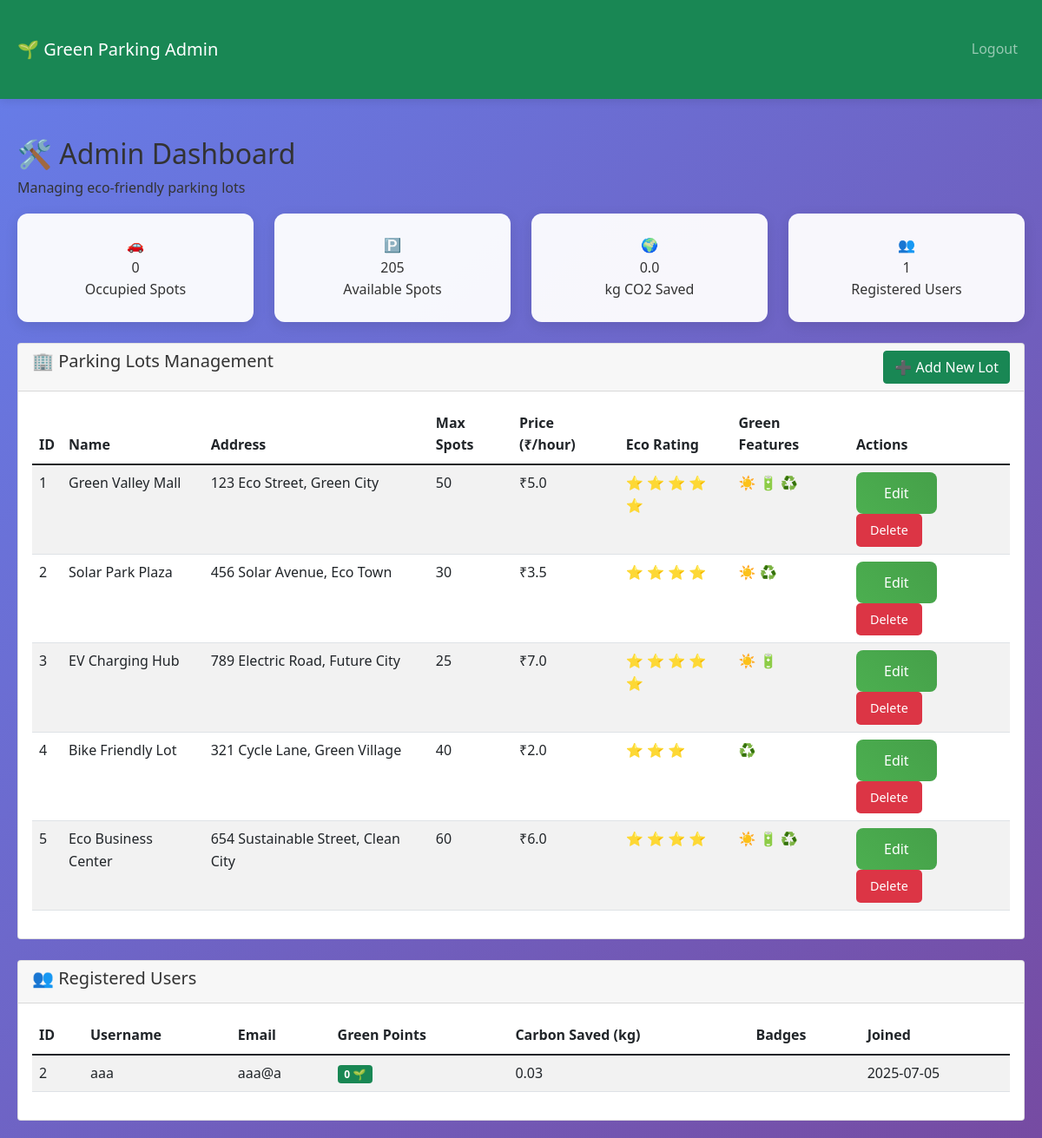
The page /admin (signed in) on the database its author committed.
### tables this page shows
CREATE TABLE parking_lots (
            id INTEGER PRIMARY KEY AUTOINCREMENT,
            name TEXT NOT NULL,
            address TEXT NOT NULL,
            pincode TEXT NOT NULL,
            price REAL NOT NULL,
            max_spots INTEGER NOT NULL,
            eco_rating INTEGER DEFAULT 3,
            has_solar INTEGER DEFAULT 0,
            has_ev_charging INTEGER DEFAULT 0,
            has_recycling INTEGER DEFAULT 0,
            created_at DATETIME DEFAULT CURRENT_TIMESTAMP
        );

CREATE TABLE users (
            id INTEGER PRIMARY KEY AUTOINCREMENT,
            username TEXT UNIQUE NOT NULL,
            password TEXT NOT NULL,
            email TEXT NOT NULL,
            carbon_saved REAL DEFAULT 0,
            green_points INTEGER DEFAULT 0,
            badges TEXT DEFAULT '',
            created_at DATETIME DEFAULT CURRENT_TIMESTAMP
        );

### app.py (the view)
@app.route('/admin')
def admin_dashboard():
    if 'user_id' not in session or session['username'] != 'admin':
        return redirect(url_for('login'))
    conn = sqlite3.connect(DATABASE)
    cursor = conn.cursor()
    cursor.execute('SELECT * FROM parking_lots')
    lots = cursor.fetchall()
    cursor.execute('SELECT * FROM users WHERE username != "admin"')
    users = cursor.fetchall()
    cursor.execute('SELECT COUNT(*) FROM parking_spots WHERE status = "O"')
    occupied_spots = cursor.fetchone()[0]
    cursor.execute('SELECT COUNT(*) FROM parking_spots WHERE status = "A"')
    available_spots = cursor.fetchone()[0]
    cursor.execute('SELECT SUM(carbon_saved) FROM users')
    total_carbon_saved = cursor.fetchone()[0] or 0
    conn.close()
    return render_template('admin_dashboard.html',
                         lots=lots,
                         users=users,
                         occupied_spots=occupied_spots,
                         available_spots=available_spots,
                         total_carbon_saved=total_carbon_saved)

### templates/admin_dashboard.html (shortened to what this page needs)
<!DOCTYPE html>
<html lang="en">
<head>
    <link href="https://cdn.jsdelivr.net/npm/bootstrap@5.1.3/dist/css/bootstrap.min.css" rel="stylesheet">
    <link rel="stylesheet" href="{{ url_for('static', filename='style.css') }}">
</head>
<body class="green-bg">
    <nav class="navbar navbar-expand-lg navbar-dark bg-success">
        <div class="container">
            <a class="navbar-brand" href="#">🌱 Green Parking Admin</a>
            <div class="navbar-nav ms-auto">
                <a class="nav-link" href="{{ url_for('logout') }}">Logout</a>
            </div>
        </div>
    </nav>
    <div class="container mt-4">
        <div class="row">
            <div class="col-md-12">
                <h2 class="green-title">🛠️ Admin Dashboard</h2>
                <p class="subtitle">Managing eco-friendly parking lots</p>
            </div>
        </div>
        <div class="row mb-4">
            <div class="col-md-3">
                <div class="stat-card">
                    <div class="stat-icon">🚗</div>
                    <div class="stat-number">{{ occupied_spots }}</div>
                    <div class="stat-label">Occupied Spots</div>
                </div>
            </div>
            <div class="col-md-3">
                <div class="stat-card">
                    <div class="stat-icon">🅿️</div>
                    <div class="stat-number">{{ available_spots }}</div>
                    <div class="stat-label">Available Spots</div>
                </div>
            </div>
            <div class="col-md-3">
                <div class="stat-card">
                    <div class="stat-icon">🌍</div>
                    <div class="stat-number">{{ "%.1f"|format(total_carbon_saved) }}</div>
                    <div class="stat-label">kg CO2 Saved</div>
                </div>
            </div>
            <div class="col-md-3">
                <div class="stat-card">
                    <div class="stat-icon">👥</div>
                    <div class="stat-number">{{ users|length }}</div>
                    <div class="stat-label">Registered Users</div>
                </div>
            </div>
        </div>
        <div class="row">
            <div class="col-md-12">
                <div class="card">
                    <div class="card-header d-flex justify-content-between">
                        <h5>🏢 Parking Lots Management</h5>
                        <a href="{{ url_for('add_parking_lot') }}" class="btn btn-success">
                            ➕ Add New Lot
                        </a>
                    </div>
                    <div class="card-body">
                        {% if lots %}
                            <div class="table-responsive">
                                <table class="table table-striped">
                                    <thead>
                                        <tr>
                                            <th>ID</th>
                                            <th>Name</th>
                                            <th>Address</th>
                                            <th>Max Spots</th>
                                            <th>Price (₹/hour)</th>
                                            <th>Eco Rating</th>
                                            <th>Green Features</th>
                                            <th>Actions</th>
                                        </tr>
                                    </thead>
                                    <tbody>
                                        {% for lot in lots %}
                                        <tr>
                                            <td>{{ lot[0] }}</td>
                                            <td>{{ lot[1] }}</td>
                                            <td>{{ lot[2] }}</td>
                                            <td>{{ lot[5] }}</td>
                                            <td>₹{{ lot[4] }}</td>
                                            <td>
                                                {% for i in range(lot[6]) %}
                                                    ⭐
                                                {% endfor %}
                                            </td>
                                            <td>
                                                {% if lot[7] %}☀️{% endif %}
                                                {% if lot[8] %}🔋{% endif %}
                                                {% if lot[9] %}♻️{% endif %}
                                            </td>
                                            <td>
                                                <a href="{{ url_for('edit_parking_lot', lot_id=lot[0]) }}"
                                                   class="btn btn-sm btn-primary">Edit</a>
                                                <a href="{{ url_for('delete_parking_lot', lot_id=lot[0]) }}"
                                                   class="btn btn-sm btn-danger"
                                                   onclick="return confirm('Are you sure you want to delete this lot?')">Delete</a>
                                            </td>
                                        </tr>
                                        {% endfor %}
                                    </tbody>
                                </table>
                            </div>
                        {% endif %}
                    </div>
                </div>
            </div>
        </div>
        <div class="row mt-4">
            <div class="col-md-12">
                <div class="card">
                    <div class="card-header">
                        <h5>👥 Registered Users</h5>
                    </div>
                    <div class="card-body">
                        {% if users %}
                            <div class="table-responsive">
                                <table class="table table-striped">
                                    <thead>
                                        <tr>
                                            <th>ID</th>
                                            <th>Username</th>
                                            <th>Email</th>
                                            <th>Green Points</th>
                                            <th>Carbon Saved (kg)</th>
                                            <th>Badges</th>
                                            <th>Joined</th>
                                        </tr>
                                    </thead>
                                    <tbody>
                                        {% for user in users %}
                                        <tr>
                                            <td>{{ user[0] }}</td>
                                            <td>{{ user[1] }}</td>
                                            <td>{{ user[3] }}</td>
                                            <td>
                                                <span class="badge bg-success">{{ user[5] }} 🌱</span>
                                            </td>
                                            <td>{{ "%.2f"|format(user[4]) }}</td>
                                            <td>
                                            </td>
                                            <td>{{ user[7][:10] }}</td>
                                        </tr>
                                        {% endfor %}
                                    </tbody>
                                </table>
                            </div>
                        {% else %}
                            <div class="text-center py-4">
                                <p>No users registered yet.</p>
                            </div>
                        {% endif %}
                    </div>
                </div>
            </div>
        </div>
    </div>
</body>
</html>

### static/style.css (style rules this page uses)
* { margin: 0; padding: 0; box-sizing: border-box; }
body { font-family: 'Segoe UI', Tahoma, Geneva, Verdana, sans-serif; line-height: 1.6; color: #333; background: linear-gradient(135deg, #667eea 0%, #764ba2 100%); min-height: 100vh; }
.container { max-width: 1200px; margin: 0 auto; padding: 20px; }
.navbar { background: rgba(255, 255, 255, 0.95); backdrop-filter: blur(10px); padding: 1rem 0; box-shadow: 0 2px 10px rgba(0, 0, 0, 0.1); position: sticky; top: 0; z-index: 100; }
.btn-primary { background: linear-gradient(45deg, #4CAF50, #45a049); color: white; padding: 0.75rem 2rem; border: none; border-radius: 8px; font-size: 1rem; font-weight: 500; cursor: pointer; transition: all 0.3s ease; text-decoration: none; display: inline-block; text-align: center; }
.btn-danger { background: #dc3545; color: white; padding: 0.5rem 1rem; border: none; border-radius: 5px; font-size: 0.9rem; cursor: pointer; transition: all 0.3s ease; text-decoration: none; display: inline-block; }
.stat-card { background: rgba(255, 255, 255, 0.95); padding: 1.5rem; border-radius: 12px; text-align: center; box-shadow: 0 4px 15px rgba(0, 0, 0, 0.1); transition: transform 0.3s ease; }

### rows shown on the page
parking_lots: id "1", name "Green Valley Mall", address "123 Eco Street, Green City", max_spots "50", price "5.0", eco_rating 5 (drawn)
parking_lots: id "2", name "Solar Park Plaza", address "456 Solar Avenue, Eco Town", max_spots "30", price "3.5", eco_rating 4 (drawn)
parking_lots: id "3", name "EV Charging Hub", address "789 Electric Road, Future City", max_spots "25", price "7.0", eco_rating 5 (drawn)
parking_lots: id "4", name "Bike Friendly Lot", address "321 Cycle Lane, Green Village", max_spots "40", price "2.0", eco_rating 3 (drawn)
parking_lots: id "5", name "Eco Business Center", address "654 Sustainable Street, Clean City", max_spots "60", price "6.0", eco_rating 4 (drawn)
users: id "2", username "aaa", email "aaa@a", green_points "0", carbon_saved "0.03", created_at "2025-07-05"

### other values the page prints
{{ occupied_spots }} "0"
{{ available_spots }} "205"
{{ "%.1f"|format(total_carbon_saved) }} "0.0"
{{ users|length }} "1"
